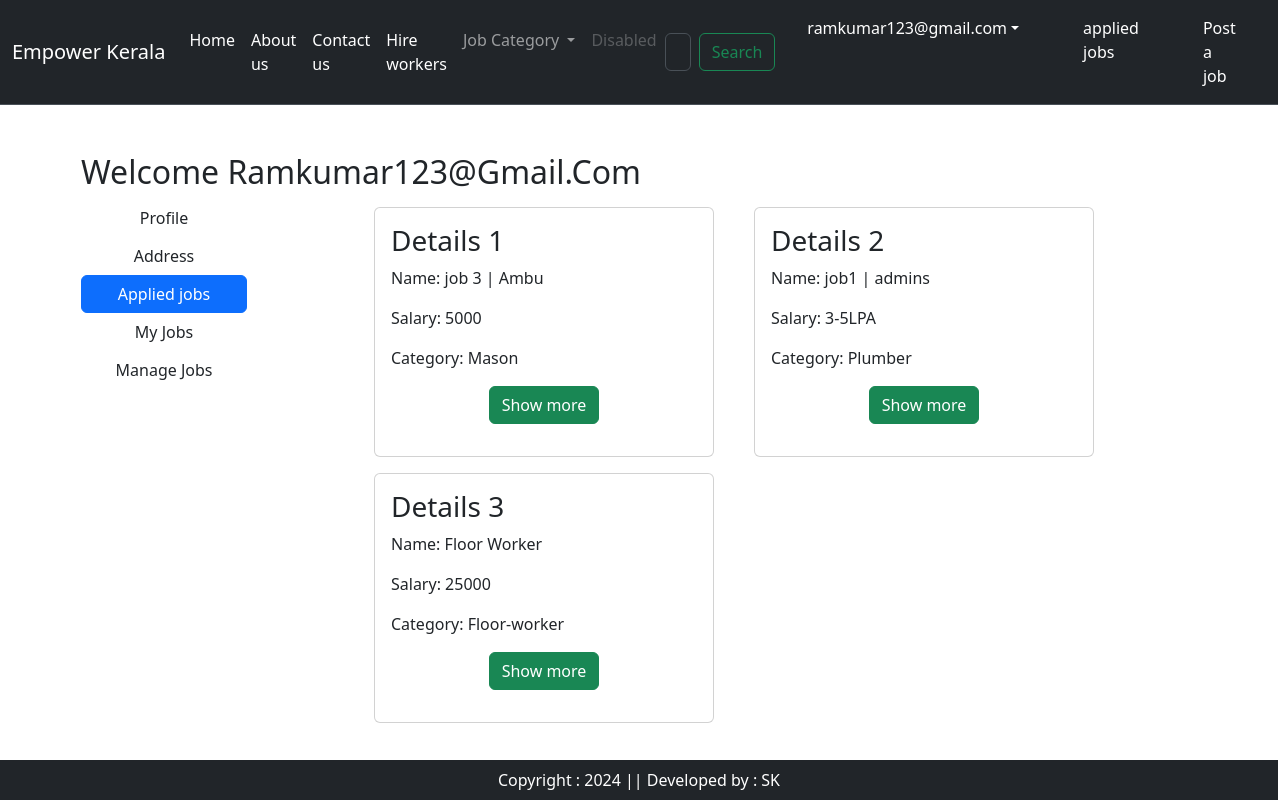
The app's page /apjobs/ (signed in) with its own data.
### users/models.py (models this page shows)
class User(AbstractUser):
    email = models.EmailField(unique=True)

### home/models.py (models this page shows, shortened)
class ApplyJob(models.Model):
    user = models.ForeignKey(User, on_delete=models.CASCADE)
    job = models.ForeignKey(Jobs, on_delete=models.CASCADE)
    timestamp = models.DateTimeField(auto_now_add=True)

class Jobs(models.Model):
    user = models.ForeignKey(User,on_delete=models.CASCADE)
    author = models.ForeignKey(Employe,on_delete=models.CASCADE)
    title = models.CharField(max_length=110)
    jobdesc = models.TextField()
    salary = models.CharField(max_length=50)
    location = models.CharField(max_length=50)
    experience = models.CharField(max_length=50)
    category = models.CharField(choices=CAT_CHOICES,max_length=30)
    contact_details = models.CharField(max_length=50)
    cjob_img = models.ImageField(null=True, blank=True, upload_to='jobs')
    is_available = models.BooleanField(default=False)

### home/views.py (the view)
# urls.py: path('apjobs/', views.show_apjobs, name='showapjobs'),
def show_apjobs(request):
    user = request.user
    job = ApplyJob.objects.filter(user=user)
    return render(request,'addtoapjobs.html',locals())

### home/templates/addtoapjobs.html (shortened to what this page needs)
{% extends "base.html" %}
{% load static %}
{% block main-content %}
<div class="container my-5">
    <div class="row">
        <h2>Welcome <span class="text-capitalize">{{request.user}}</span></h2>
    <div class="col-sm-2 boder-end">
        <ul class="list-unstyled">
            <li class="d-grid"><a href="{% url "profile" %}" class="btn">Profile</a><li>
            <li class="d-grid"><a href="{% url "address" %}" class="btn ">Address</a></li>
            <li class="d-grid"><a href="{% url "showapjobs" %}" class="btn btn-primary">Applied jobs</a></li>
            <li class="d-grid"><a href="{% url "myjobs" %}" class="btn">My Jobs</a></li>
            <li class="d-grid"><a href="{% url "manage-jobs" %}" class="btn">Manage Jobs</a></li>
        </ul>
    </div>
    <div class="col-sm-8 offset-sm-1">
        <div class="row">
            {% for i in job %}
            <div class="col-sm-6">
                <div class="card m-2">
                    <div class="card-body">
                        <h3>Details {{forloop.counter}}</h3>
                        <p>Name: {{i.job.title}}</p>
                        <p>Salary: {{i.job.salary}}</p>
                        <p>Category: {{i.job.category}}</p>
                        <p class="text-center"><a href="{% url 'job-details' i.pk %}" class="btn btn-success">Show more</a></p>
                    </div>
                </div>
            </div>
            {% endfor %}
        </div>
    </div>
</div>
</div>
{% endblock main-content %}

### home/templates/base.html (shortened to what this page needs)
<!DOCTYPE html>
{% load static%}
<html>
    <head>
        <link href="https://cdn.jsdelivr.net/npm/bootstrap@5.3.3/dist/css/bootstrap.min.css" rel="stylesheet">
        <link rel="stylesheet" href="{% static 'css/owl.carousel.min.css'%}">
        <link rel="stylesheet" href="{% static 'css/all.min.css'%}">
        <link rel="stylesheet" href="{% static 'css/style.css'%}">
    </head>
    <body>
        <nav class="navbar navbar-expand-lg navbar bg-dark border-bottom border-body" data-bs-theme="dark">
            <div class="container-fluid">
              <a class="navbar-brand" href="#">Empower Kerala</a>
              <div class="collapse navbar-collapse" id="navbarSupportedContent">
                <ul class="navbar-nav me-auto mb-2 mb-lg-0">
                  <li class="nav-item">
                    <a class="nav-link active" aria-current="page" href="{% url "home" %}">Home</a>
                  </li>
                  <li class="nav-item">
                    <a class="nav-link text-white" href="#">About us</a>
                  </li>
                  <li class="nav-item">
                    <a class="nav-link text-white" href="#">Contact us</a>
                  </li>
                  <li class="nav-item">
                    <a class="nav-link text-white" href="{% url "hire" %}">Hire workers</a>
                  </li>
                  <li class="nav-item dropdown">
                    <a class="nav-link dropdown-toggle" href="#" role="button" data-bs-toggle="dropdown" aria-expanded="false">
                      Job Category
                    </a>
                  </li>
                  <li class="nav-item">
                    <a class="nav-link disabled" aria-disabled="true">Disabled</a>
                  </li>
                </ul>
                <form class="d-flex" role="search">
                  <input class="form-control me-2" type="search" placeholder="Search" aria-label="Search">
                  <button class="btn btn-outline-success" type="submit">Search</button>
                </form>
              </div>
              {% if user.is_authenticated %}
              <ul class="navbar-nav me-auto mb-2 mb-lg-0">
                <li class="nav-item dropdown mx-4">
                    <a class="nav-link dropdown-toggle text-white" href="#" id="profileDropdown" role="button" data-bs-toggle="dropdown" aria-expanded="false">
                      {{request.user}}</a>
                </li>
                <li class="nav-item mx-4">
                  <a class="nav-link text-white" href="{% url "showapjobs" %}">applied jobs</a>
              </li>
              <li class="nav-item mx-4">
                <a class="nav-link text-white" href="create-job">Post a job</a>
              </li>
                {% else %}
                <li class="nav-item mx-4">
                    <a class="nav-link text-white" href="{% url "login" %}">Login</a>
                </li>
              </ul>
              {% endif %}
            </div>
          </nav>
          {% block main-content %}{% endblock main-content %}
          <footer class="container-fluid bg-dark text-white text-center p-2 mt-5 fixed-bottom">
            Copyright : 2024 || Developed by : SK
          </footer>
    </body>
</html>

### records on screen
User: user "ramkumar123@gmail.com", user "Ramkumar123@gmail.com"
ApplyJob: job "job 3 | Ambu", job.salary "5000", job.category "Mason"
ApplyJob: job "job1 | admins", job.salary "3-5LPA", job.category "Plumber"
ApplyJob: job "Floor Worker", job.salary "25000", job.category "Floor-worker"
